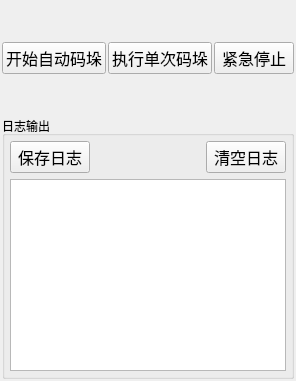
        <widget class="QWidget" name="tab_controlPanel">
         <attribute name="title">
          <string>控制面板</string>
         </attribute>
         <layout class="QGridLayout" name="gridLayout_3">
          <property name="leftMargin">
           <number>2</number>
          </property>
          <property name="topMargin">
           <number>2</number>
          </property>
          <property name="rightMargin">
           <number>2</number>
          </property>
          <property name="bottomMargin">
           <number>2</number>
          </property>
          <property name="spacing">
           <number>2</number>
          </property>
          <item row="0" column="0">
           <layout class="QVBoxLayout" name="verticalLayout_16">
            <item>
             <spacer name="verticalSpacer">
              <property name="orientation">
               <enum>Qt::Vertical</enum>
              </property>
              <property name="sizeType">
               <enum>QSizePolicy::Fixed</enum>
              </property>
              <property name="sizeHint" stdset="0">
               <size>
                <width>20</width>
                <height>40</height>
               </size>
              </property>
             </spacer>
            </item>
            <item>
             <layout class="QHBoxLayout" name="horizontalLayout_15" stretch="1,1,1">
              <item>
               <widget class="QPushButton" name="pb_startStackCycling">
                <property name="sizePolicy">
                 <sizepolicy hsizetype="Expanding" vsizetype="Fixed">
                  <horstretch>0</horstretch>
                  <verstretch>0</verstretch>
                 </sizepolicy>
                </property>
                <property name="minimumSize">
                 <size>
                  <width>0</width>
                  <height>30</height>
                 </size>
                </property>
                <property name="font">
                 <font>
                  <family>微软雅黑</family>
                  <pointsize>12</pointsize>
                 </font>
                </property>
                <property name="text">
                 <string>开始自动码垛</string>
                </property>
                <property name="checkable">
                 <bool>false</bool>
                </property>
                <property name="autoDefault">
                 <bool>false</bool>
                </property>
                <property name="flat">
                 <bool>false</bool>
                </property>
               </widget>
              </item>
              <item>
               <widget class="QPushButton" name="pb_startStackOnce">
                <property name="sizePolicy">
                 <sizepolicy hsizetype="Expanding" vsizetype="Fixed">
                  <horstretch>0</horstretch>
                  <verstretch>0</verstretch>
                 </sizepolicy>
                </property>
                <property name="minimumSize">
                 <size>
                  <width>0</width>
                  <height>30</height>
                 </size>
                </property>
                <property name="font">
                 <font>
                  <family>微软雅黑</family>
                  <pointsize>12</pointsize>
                 </font>
                </property>
                <property name="text">
                 <string>执行单次码垛</string>
                </property>
                <property name="checkable">
                 <bool>false</bool>
                </property>
                <property name="autoDefault">
                 <bool>false</bool>
                </property>
                <property name="flat">
                 <bool>false</bool>
                </property>
               </widget>
              </item>
              <item>
               <widget class="QPushButton" name="pb_emergencyStop">
                <property name="sizePolicy">
                 <sizepolicy hsizetype="Expanding" vsizetype="Fixed">
                  <horstretch>0</horstretch>
                  <verstretch>0</verstretch>
                 </sizepolicy>
                </property>
                <property name="minimumSize">
                 <size>
                  <width>0</width>
                  <height>30</height>
                 </size>
                </property>
                <property name="font">
                 <font>
                  <family>微软雅黑</family>
                  <pointsize>12</pointsize>
                 </font>
                </property>
                <property name="text">
                 <string>紧急停止</string>
                </property>
                <property name="checkable">
                 <bool>false</bool>
                </property>
                <property name="autoDefault">
                 <bool>false</bool>
                </property>
                <property name="flat">
                 <bool>false</bool>
                </property>
               </widget>
              </item>
             </layout>
            </item>
            <item>
             <spacer name="verticalSpacer_2">
              <property name="orientation">
               <enum>Qt::Vertical</enum>
              </property>
              <property name="sizeType">
               <enum>QSizePolicy::Fixed</enum>
              </property>
              <property name="sizeHint" stdset="0">
               <size>
                <width>20</width>
                <height>40</height>
               </size>
              </property>
             </spacer>
            </item>
            <item>
             <widget class="QGroupBox" name="gb_logOutput">
              <property name="minimumSize">
               <size>
                <width>200</width>
                <height>150</height>
               </size>
              </property>
              <property name="title">
               <string>日志输出</string>
              </property>
              <layout class="QGridLayout" name="gridLayout_8">
               <property name="leftMargin">
                <number>5</number>
               </property>
               <property name="topMargin">
                <number>5</number>
               </property>
               <property name="rightMargin">
                <number>5</number>
               </property>
               <property name="bottomMargin">
                <number>5</number>
               </property>
               <item row="0" column="0">
                <widget class="QPushButton" name="pb_saveLog">
                 <property name="sizePolicy">
                  <sizepolicy hsizetype="Preferred" vsizetype="Fixed">
                   <horstretch>0</horstretch>
                   <verstretch>0</verstretch>
                  </sizepolicy>
                 </property>
                 <property name="minimumSize">
                  <size>
                   <width>0</width>
                   <height>30</height>
                  </size>
                 </property>
                 <property name="font">
                  <font>
                   <family>微软雅黑</family>
                   <pointsize>12</pointsize>
                  </font>
                 </property>
                 <property name="text">
                  <string>保存日志</string>
                 </property>
                 <property name="checkable">
                  <bool>false</bool>
                 </property>
                 <property name="autoDefault">
                  <bool>false</bool>
                 </property>
                 <property name="flat">
                  <bool>false</bool>
                 </property>
                </widget>
               </item>
               <item row="1" column="0" colspan="3">
                <widget class="QPlainTextEdit" name="pt_logOutput">
                 <property name="font">
                  <font>
                   <family>微软雅黑</family>
                   <pointsize>10</pointsize>
                  </font>
                 </property>
                 <property name="readOnly">
                  <bool>true</bool>
                 </property>
                </widget>
               </item>
               <item row="0" column="2">
                <widget class="QPushButton" name="pb_clearLog">
                 <property name="sizePolicy">
                  <sizepolicy hsizetype="Preferred" vsizetype="Fixed">
                   <horstretch>0</horstretch>
                   <verstretch>0</verstretch>
                  </sizepolicy>
                 </property>
                 <property name="minimumSize">
                  <size>
                   <width>0</width>
                   <height>30</height>
                  </size>
                 </property>
                 <property name="font">
                  <font>
                   <family>微软雅黑</family>
                   <pointsize>12</pointsize>
                  </font>
                 </property>
                 <property name="text">
                  <string>清空日志</string>
                 </property>
                 <property name="checkable">
                  <bool>false</bool>
                 </property>
                 <property name="autoDefault">
                  <bool>false</bool>
                 </property>
                 <property name="flat">
                  <bool>false</bool>
                 </property>
                </widget>
               </item>
               <item row="0" column="1">
                <spacer name="horizontalSpacer_6">
                 <property name="orientation">
                  <enum>Qt::Horizontal</enum>
                 </property>
                 <property name="sizeHint" stdset="0">
                  <size>
                   <width>40</width>
                   <height>20</height>
                  </size>
                 </property>
                </spacer>
               </item>
              </layout>
             </widget>
            </item>
           </layout>
          </item>
         </layout>
        </widget>
